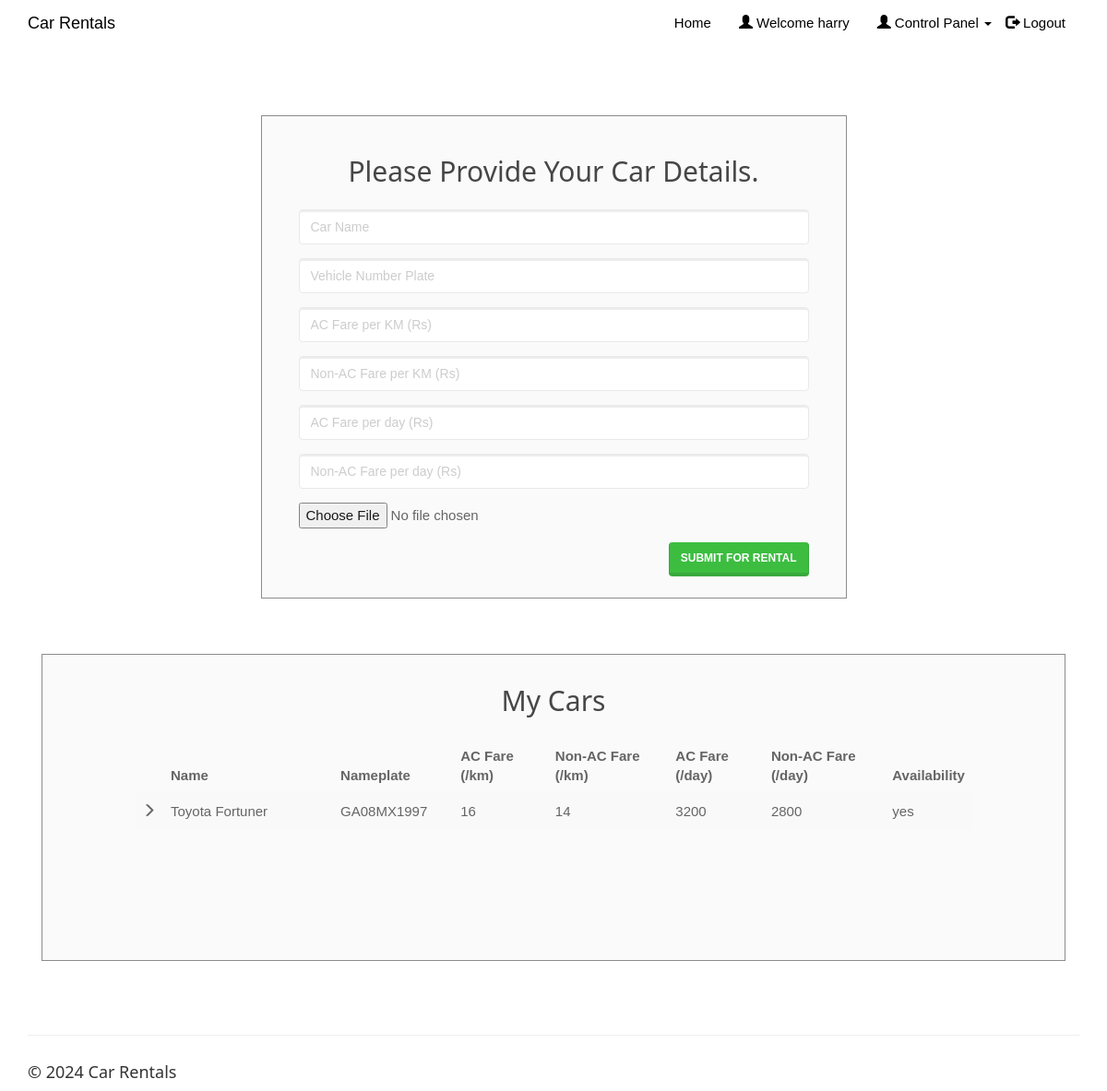
The page /entercar.php (signed in) on the database its author committed.
### tables this page shows
CREATE TABLE `cars` (
  `car_id` int(20) NOT NULL AUTO_INCREMENT,
  `car_name` varchar(50) NOT NULL,
  `car_nameplate` varchar(50) NOT NULL,
  `car_img` varchar(50) DEFAULT 'NA',
  `ac_price` float NOT NULL,
  `non_ac_price` float NOT NULL,
  `ac_price_per_day` float NOT NULL,
  `non_ac_price_per_day` float NOT NULL,
  `car_availability` varchar(10) NOT NULL,
  PRIMARY KEY (`car_id`),
  UNIQUE KEY `car_nameplate` (`car_nameplate`)
);

### entercar.php (the view, shortened to what this page needs)
<!DOCTYPE html>
<html>
<?php
include('session_client.php'); ?>
<head>
    <link rel="stylesheet" href="assets/bootstrap/css/bootstrap.min.css">
    <link rel="stylesheet" href="assets/fonts/font-awesome.min.css">
    <link rel="stylesheet" type="text/css" href="assets/css/customerlogin.css">
    <link rel="stylesheet" href="assets/w3css/w3.css">
    <link rel="stylesheet" type="text/css" media="screen" href="assets/css/clientpage.css" />
</head>
<body>
    <nav class="navbar navbar-custom navbar-fixed-top" role="navigation" style="color: black">
        <div class="container">
            <div class="navbar-header">
                <a class="navbar-brand page-scroll" href="index.php">
                   Car Rentals </a>
            </div>
            <?php
                if(isset($_SESSION['login_client'])){
            ?>
            <div class="collapse navbar-collapse navbar-right navbar-main-collapse">
                <ul class="nav navbar-nav">
                    <li>
                        <a href="index.php">Home</a>
                    </li>
                    <li>
                        <a href="#"><span class="glyphicon glyphicon-user"></span> Welcome <?php echo $_SESSION['login_client']; ?></a>
                    </li>
                    <li>
                    <ul class="nav navbar-nav navbar-right">
            <li><a href="#" class="dropdown-toggle active" data-toggle="dropdown" role="button" aria-haspopup="true" aria-expanded="false"><span class="glyphicon glyphicon-user"></span> Control Panel <span class="caret"></span> </a>
            </li>
          </ul>
                    </li>
                    <li>
                        <a href="logout.php"><span class="glyphicon glyphicon-log-out"></span> Logout</a>
                    </li>
                </ul>
            </div>
            <?php
                }
                ?>
        </div>
    </nav>
    <div class="container" style="margin-top: 65px;" >
    <div class="col-md-7" style="float: none; margin: 0 auto;">
      <div class="form-area">
        <form role="form" action="entercar1.php" enctype="multipart/form-data" method="POST">
        <br style="clear: both">
          <h3 style="margin-bottom: 25px; text-align: center; font-size: 30px;"> Please Provide Your Car Details. </h3>
          <div class="form-group">
            <input type="text" class="form-control" id="car_name" name="car_name" placeholder="Car Name " required autofocus="">
          </div>
          <div class="form-group">
            <input type="text" class="form-control" id="car_nameplate" name="car_nameplate" placeholder="Vehicle Number Plate" required>
          </div>
          <div class="form-group">
            <input type="text" class="form-control" id="ac_price" name="ac_price" placeholder="AC Fare per KM (Rs)" required>
          </div>
          <div class="form-group">
            <input type="text" class="form-control" id="non_ac_price" name="non_ac_price" placeholder="Non-AC Fare per KM (Rs)" required>
          </div>
          <div class="form-group">
            <input type="text" class="form-control" id="ac_price_per_day" name="ac_price_per_day" placeholder="AC Fare per day (Rs)" required>
          </div>
          <div class="form-group">
            <input type="text" class="form-control" id="non_ac_price_per_day" name="non_ac_price_per_day" placeholder="Non-AC Fare per day (Rs)" required>
          </div>
          <div class="form-group">
            <input name="uploadedimage" type="file">
          </div>
           <button type="submit" id="submit" name="submit" class="btn btn-success pull-right"> Submit for Rental</button>
        </form>
      </div>
    </div>
        <div class="col-md-12" style="float: none; margin: 0 auto;">
    <div class="form-area" style="padding: 0px 100px 100px 100px;">
        <form action="" method="POST">
        <br style="clear: both">
          <h3 style="margin-bottom: 25px; text-align: center; font-size: 30px;"> My Cars </h3>
<?php
$user_check=$_SESSION['login_client'];
$sql = "SELECT * FROM cars WHERE car_id IN (SELECT car_id FROM clientcars WHERE client_username='$user_check');";
$result = mysqli_query($conn, $sql);
if (mysqli_num_rows($result) > 0) {
  ?>
<div style="overflow-x:auto;">
  <table class="table table-striped">
    <thead class="thead-dark">
      <tr>
        <th></th>
        <th width="24%"> Name</th>
        <th width="15%"> Nameplate </th>
        <th width="13%"> AC Fare (/km) </th>
        <th width="17%"> Non-AC Fare (/km)</th>
        <th width="13%"> AC Fare (/day)</th>
        <th width="17%"> Non-AC Fare (/day)</th>
        <th width="1%"> Availability </th>
      </tr>
    </thead>
    <?PHP
      while($row = mysqli_fetch_assoc($result)){
    ?>
  <tbody>
    <tr>
      <td> <span class="glyphicon glyphicon-menu-right"></span> </td>
      <td><?php echo $row["car_name"]; ?></td>
      <td><?php echo $row["car_nameplate"]; ?></td>
      <td><?php echo $row["ac_price"]; ?></td>
      <td><?php echo $row["non_ac_price"]; ?></td>
      <td><?php echo $row["ac_price_per_day"]; ?></td>
      <td><?php echo $row["non_ac_price_per_day"]; ?></td>
      <td><?php echo $row["car_availability"]; ?></td>
    </tr>
  </tbody>
  <?php } ?>
  </table>
  </div>
    <br>
  <?php } else { ?>
  <h4><center>0 Cars available</center> </h4>
  <?php } ?>
        </form>
</div>
        </div>
    </div>
</body>
<footer class="site-footer">
        <div class="container">
            <hr>
            <div class="row">
                <div class="col-sm-6">
                    <h5>© <?php echo date("Y"); ?> Car Rentals</h5>
                </div>
            </div>
        </div>
    </footer>
</html>

### assets/css/customerlogin.css (style rules this page uses)
body, html { height: 100%; }
body { padding-top: 50px; background-size: 100%; }
footer { display: block; }

### assets/w3css/w3.css (style rules this page uses)
*,*:before,*:after { box-sizing:inherit }
html { -ms-text-size-adjust:100%;-webkit-text-size-adjust:100% }
body { margin:0 }
article,aside,details,figcaption,figure,footer,header,main,menu,nav,section,summary { display:block }
a { background-color:transparent;-webkit-text-decoration-skip:objects }
hr { box-sizing:content-box;height:0;overflow:visible }
button,input,select,textarea { font:inherit;margin:0 }
button,input { overflow:visible }
button,select { text-transform:none }
button,html [type=button],[type=reset],[type=submit] { -webkit-appearance:button }
html,body { font-family:Verdana,sans-serif;font-size:15px;line-height:1.5 }
html { overflow-x:hidden }
h3 { font-size:24px }
h5 { font-size:18px }
h1,h2,h3,h4,h5,h6 { font-family:"Segoe UI",Arial,sans-serif;font-weight:400;margin:10px 0 }
hr { border:0;border-top:1px solid #eee;margin:20px 0 }
a { color:inherit }

### assets/css/clientpage.css (style rules this page uses)
.form-area { background-color: #FAFAFA; padding: 10px 40px 60px; margin: 10px 0px 60px; border: 1px solid GREY; opacity: 0.9; }

### rows shown on the page
cars: car_name "Toyota Fortuner", car_nameplate "GA08MX1997", ac_price "16", non_ac_price "14", ac_price_per_day "3200", non_ac_price_per_day "2800", car_availability "yes"

### other values the page prints
$_SESSION['login_client'] "harry"
